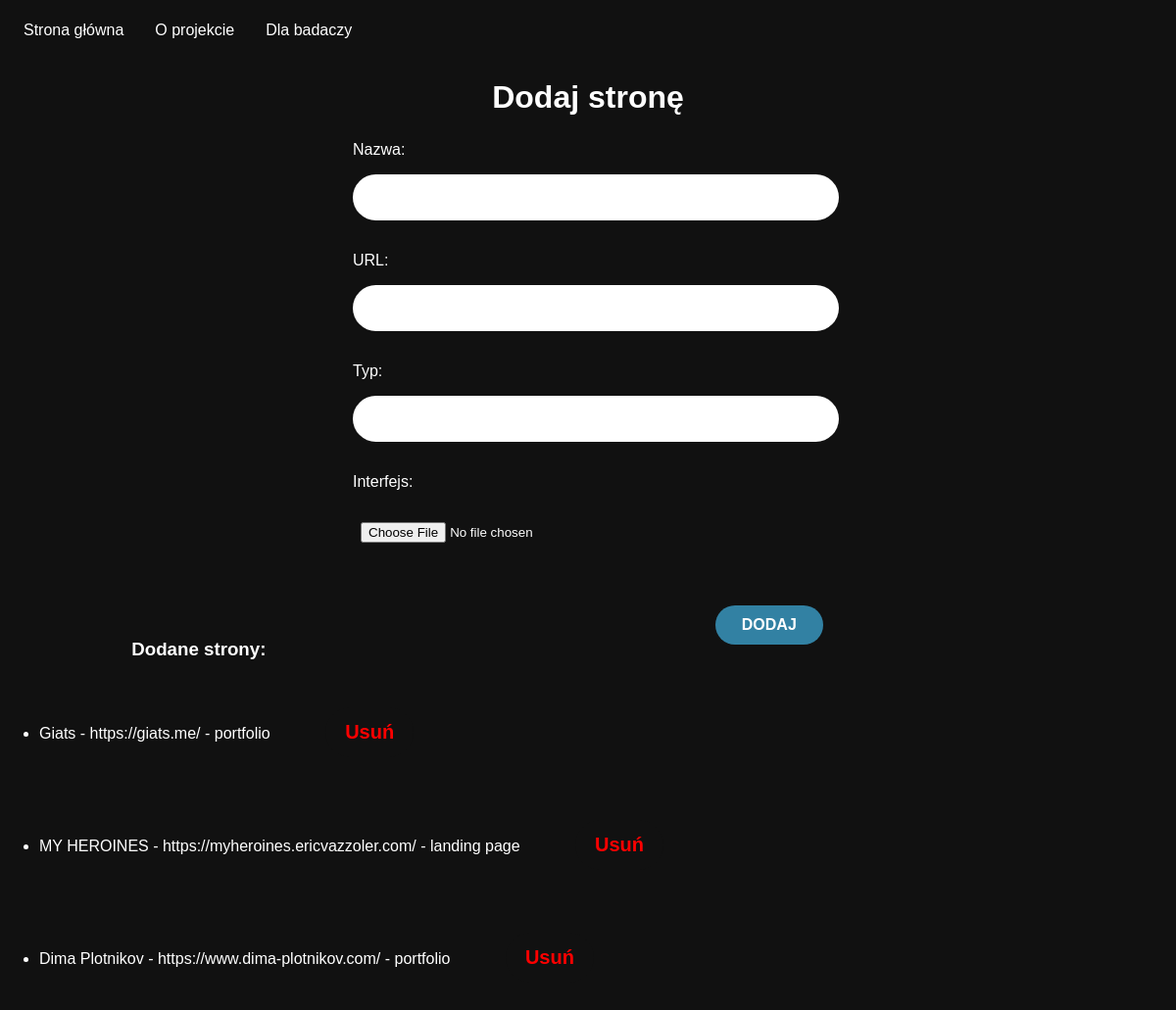
The page /site/add (signed in) on the database its author committed.
### app.py (models this page shows, shortened)
class Site(db.Model):
    id = db.Column(db.Integer, primary_key=True)
    name = db.Column(db.String(200), nullable=False)
    url = db.Column(db.String(200), nullable=False, unique=True)
    type = db.Column(db.String(200), nullable=False)
    picture = db.Column(db.String(200), nullable=True)

### app.py (the view, shortened to what this page needs)
@app.route('/site/add', methods=['GET', 'POST'])
def add_site():
    if is_not_logged():
        return redirect(url_for('index'))
    form = SiteForm()
    our_sites = Site.query.order_by(Site.id)
    return render_template("add_site.html", form=form, our_sites=our_sites)

### app.py
class SiteForm(FlaskForm):
    name = StringField("Nazwa: ", validators=[DataRequired()])
    url = StringField("URL: ", validators=[DataRequired()])
    type = StringField("Typ: ", validators=[DataRequired()])
    picture = FileField("Interfejs: ")
    submit = SubmitField("DODAJ")

### app.py (called while the page is built)
def is_not_logged():
    if 'logged' not in session or session['logged']==False:
        flash('Nie masz dostępu do tej strony')

### templates/add_site.html (shortened to what this page needs)
{% extends 'base.html' %}
{% block body %}
<h2>Dodaj stronę</h2>
<form action="/site/add" method="POST" enctype="multipart/form-data" class="site-form">
        {{ form.name.label(class="form-label")}}
        {{ form.name(class="form-control") }}
        {{ form.url.label(class="form-label") }}
        {{ form.url(class="form-control") }}
        {{ form.type.label(class="form-label") }}
        {{ form.type(class="form-control") }}
        {{ form.picture.label(class="form-label") }}
        {{ form.picture(class="form-control") }}
    {{ form.submit(class="btn btn-primary") }}
    <br>
</form>
<h3>Dodane strony:</h3>
<ul>
{% for our_site in our_sites %}
    <li>{{ our_site.name }} - {{ our_site.url }} - {{ our_site.type }}
        <form action="{{ url_for('delete_site', site_url=our_site.url) }}" method="post" style="display:inline;">
            <button type="submit" class="btn-delete">Usuń</button>
        </form>
    </li>
{% endfor %}
</ul>
{% endblock %}

### static/css/main.css (style rules this page uses)
body { margin: 0; font-family: sans-serif; background-color: #111111; color: white; }
h2 { text-align: center; font-size: 2rem; }
h3 { margin: 1rem; text-align: center; }
button, .btn { border: 2px solid white; border-radius: 50px; background-color: #111; color: white; font-size: 20px; font-weight: bold; padding: 14px 20px; margin: 2rem; }
.btn-delete { color: red; size: 12px; border: none; background-color: none; }
form { padding: 0 20px 20px; }
.site-form, .question-form, .particulars-form { position: relative; margin-bottom: 1rem; padding-bottom: 1rem; width: 30rem; left: 50%; transform: translateX(-50%); }
.site-form label, .question-form label { display: inline-block; }
.password input,.site-form input,.site-form textarea,.question-form input,.question-form textarea { border: none; border-radius: 45px; display: block; width: 100%; padding: 1rem 0.5rem 1rem; margin-top: 1rem; margin-bottom: 2rem; }
.site-form .btn, .question-form .btn, .particulars-form .btn { background-color: #3281a3; border: none; border-radius: 45px; color: #fff; display: block; font-size: 16px; padding: 0.7rem 1.7rem; margin: 1rem 0; width: auto; float: right; }

### rows shown on the page
Site: name "Giats", url "https://giats.me/", type "portfolio"
Site: name "MY HEROINES", url "https://myheroines.ericvazzoler.com/", type "landing page"
Site: name "Dima Plotnikov", url "https://www.dima-plotnikov.com/", type "portfolio"
